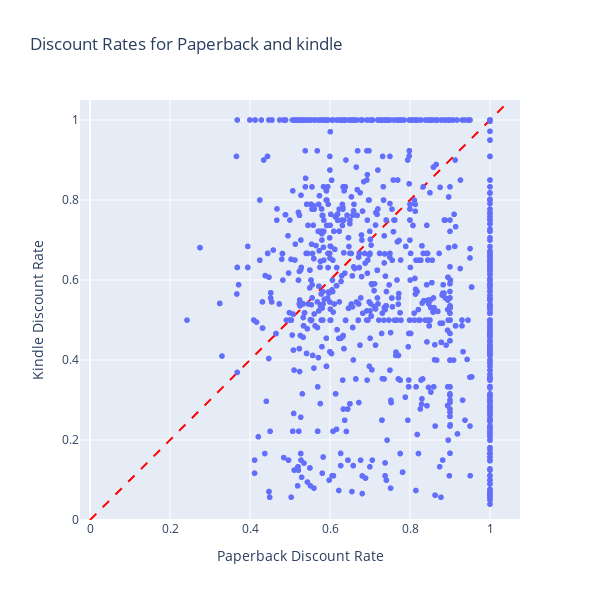

Notebook code for this chart:
### Code cell
def plot_discount_rate_scatter(data: pd.DataFrame):
    filtered_data = data.dropna(subset=["paperback-discount_rate", "kindle-discount_rate"])

    # 設置軸的範圍和單位長
    min_val = 0
    max_val = max(filtered_data["paperback-discount_rate"].max(), filtered_data["kindle-discount_rate"].max())
    buffer = (max_val - min_val) * 0.05  # 預留邊緣緩衝區
    max_val += buffer

    # 創建散佈圖
    fig = px.scatter(
        filtered_data,
        x="paperback-discount_rate",
        y="kindle-discount_rate",
        labels={"paperback-discount_rate": "Paperback Discount Rate", "kindle-discount_rate": "Kindle Discount Rate"},
        title="Discount Rates for Paperback and kindle",
    )

    fig.update_layout(xaxis=dict(scaleanchor="y", scaleratio=1, range=[min_val, max_val]), yaxis=dict(range=[min_val, max_val]), width=600, height=600)  # 保證圖形是正方形

    # 添加45度線
    fig.add_trace(go.Scatter(x=[min_val, max_val], y=[min_val, max_val], mode="lines", line=dict(color="red", dash="dash"), showlegend=False))
    fig.write_image("0808_figs knidle_1dep 3formats/discount_rate_scatter.svg")
    fig.show()


plot_discount_rate_scatter(data_kindle_1dep)

### Figure 1 — Plotly figure (JSON) as saved in the notebook; plotly's stock layout.template omitted (floating-point values rounded to 4 significant figures; data arrays with more than 128 entries replaced by an {"elided": "..."} marker saying what was removed)
{"data": [{"hovertemplate": "Paperback Discount Rate=%{x}<br>Kindle Discount Rate=%{y}<extra></extra>", "legendgroup": "", "marker": {"color": "#636efa", "symbol": "circle"}, "mode": "markers", "name": "", "showlegend": false, "type": "scattergl", "x": {"elided": "1523 float values"}, "xaxis": "x", "y": {"elided": "1523 float values"}, "yaxis": "y"}, {"line": {"color": "red", "dash": "dash"}, "mode": "lines", "showlegend": false, "type": "scatter", "x": [0, 1.05], "y": [0, 1.05]}], "layout": {"height": 600, "legend": {"tracegroupgap": 0}, "title": {"text": "Discount Rates for Paperback and kindle"}, "width": 600, "xaxis": {"anchor": "y", "domain": [0, 1], "range": [0, 1.05], "scaleanchor": "y", "scaleratio": 1, "title": {"text": "Paperback Discount Rate"}}, "yaxis": {"anchor": "x", "domain": [0, 1], "range": [0, 1.05], "title": {"text": "Kindle Discount Rate"}}}}
